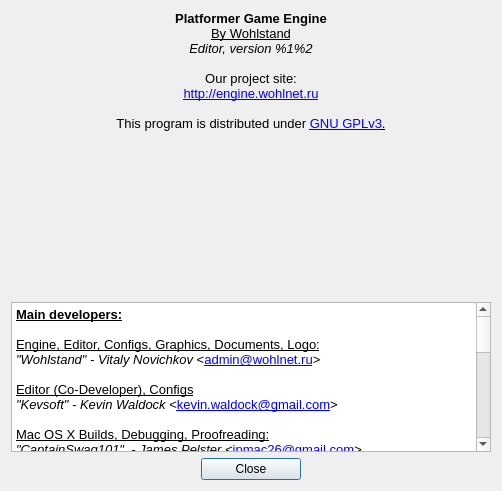
<?xml version="1.0" encoding="UTF-8"?>
<ui version="4.0">
 <class>aboutDialog</class>
 <widget class="QDialog" name="aboutDialog">
  <property name="windowModality">
   <enum>Qt::ApplicationModal</enum>
  </property>
  <property name="geometry">
   <rect>
    <x>0</x>
    <y>0</y>
    <width>500</width>
    <height>490</height>
   </rect>
  </property>
  <property name="sizePolicy">
   <sizepolicy hsizetype="Fixed" vsizetype="Fixed">
    <horstretch>0</horstretch>
    <verstretch>0</verstretch>
   </sizepolicy>
  </property>
  <property name="minimumSize">
   <size>
    <width>500</width>
    <height>490</height>
   </size>
  </property>
  <property name="baseSize">
   <size>
    <width>500</width>
    <height>410</height>
   </size>
  </property>
  <property name="font">
   <font>
    <family>Liberation Sans</family>
   </font>
  </property>
  <property name="contextMenuPolicy">
   <enum>Qt::NoContextMenu</enum>
  </property>
  <property name="windowTitle">
   <string>About</string>
  </property>
  <property name="windowIcon">
   <iconset resource="../_resources/editor.qrc">
    <normaloff>:/images/cat_builder/cat_builder_48.png</normaloff>:/images/cat_builder/cat_builder_48.png</iconset>
  </property>
  <property name="autoFillBackground">
   <bool>true</bool>
  </property>
  <property name="styleSheet">
   <string notr="true"/>
  </property>
  <property name="locale">
   <locale language="English" country="UnitedStates"/>
  </property>
  <property name="modal">
   <bool>true</bool>
  </property>
  <layout class="QGridLayout" name="gridLayout">
   <property name="sizeConstraint">
    <enum>QLayout::SetFixedSize</enum>
   </property>
   <item row="0" column="0" colspan="3" alignment="Qt::AlignHCenter">
    <widget class="QLabel" name="About1">
     <property name="minimumSize">
      <size>
       <width>476</width>
       <height>285</height>
      </size>
     </property>
     <property name="font">
      <font>
       <family>Liberation Sans</family>
       <weight>75</weight>
       <bold>true</bold>
      </font>
     </property>
     <property name="styleSheet">
      <string notr="true">background-color: rgba(255, 255, 255, 0);</string>
     </property>
     <property name="locale">
      <locale language="English" country="UnitedStates"/>
     </property>
     <property name="text">
      <string notr="true">&lt;!DOCTYPE HTML PUBLIC &quot;-//W3C//DTD HTML 4.0//EN&quot; &quot;http://www.w3.org/TR/REC-html40/strict.dtd&quot;&gt;
&lt;html&gt;&lt;head&gt;&lt;meta name=&quot;qrichtext&quot; content=&quot;1&quot; /&gt;&lt;style type=&quot;text/css&quot;&gt;
p, li { white-space: pre-wrap; }
&lt;/style&gt;&lt;/head&gt;&lt;body style=&quot; font-family:'Liberation Sans'; font-size:8pt; font-weight:600; font-style:normal;&quot;&gt;
&lt;p align=&quot;center&quot; style=&quot; margin-top:0px; margin-bottom:0px; margin-left:0px; margin-right:0px; -qt-block-indent:0; text-indent:0px;&quot;&gt;&lt;img src=&quot;:/images/cat/cat_128.png&quot; /&gt;&lt;/p&gt;
&lt;p align=&quot;center&quot; style=&quot; margin-top:0px; margin-bottom:0px; margin-left:0px; margin-right:0px; -qt-block-indent:0; text-indent:0px;&quot;&gt;&lt;span style=&quot; font-size:10pt;&quot;&gt;Platformer Game Engine&lt;/span&gt;&lt;/p&gt;
&lt;p align=&quot;center&quot; style=&quot; margin-top:0px; margin-bottom:0px; margin-left:0px; margin-right:0px; -qt-block-indent:0; text-indent:0px;&quot;&gt;&lt;span style=&quot; font-size:10pt; font-weight:400; text-decoration: underline;&quot;&gt;By Wohlstand&lt;/span&gt;&lt;span style=&quot; font-size:10pt;&quot;&gt;&lt;br /&gt;&lt;/span&gt;&lt;span style=&quot; font-size:10pt; font-weight:400; font-style:italic;&quot;&gt;Editor, version %1%2&lt;/span&gt;&lt;/p&gt;
&lt;p align=&quot;center&quot; style=&quot;-qt-paragraph-type:empty; margin-top:0px; margin-bottom:0px; margin-left:0px; margin-right:0px; -qt-block-indent:0; text-indent:0px; font-size:10pt; font-weight:400; font-style:italic;&quot;&gt;&lt;br /&gt;&lt;/p&gt;
&lt;p align=&quot;center&quot; style=&quot; margin-top:0px; margin-bottom:0px; margin-left:0px; margin-right:0px; -qt-block-indent:0; text-indent:0px;&quot;&gt;&lt;span style=&quot; font-size:10pt; font-weight:400;&quot;&gt;Our project site:&lt;/span&gt;&lt;/p&gt;
&lt;p align=&quot;center&quot; style=&quot; margin-top:0px; margin-bottom:0px; margin-left:0px; margin-right:0px; -qt-block-indent:0; text-indent:0px;&quot;&gt;&lt;a href=&quot;http://engine.wohlnet.ru&quot;&gt;&lt;span style=&quot; font-size:10pt; font-weight:400; text-decoration: underline; color:#0000ff;&quot;&gt;http://engine.wohlnet.ru&lt;/span&gt;&lt;/a&gt;&lt;/p&gt;
&lt;p align=&quot;center&quot; style=&quot;-qt-paragraph-type:empty; margin-top:0px; margin-bottom:0px; margin-left:0px; margin-right:0px; -qt-block-indent:0; text-indent:0px; font-size:10pt; font-weight:400; text-decoration: underline; color:#0000ff;&quot;&gt;&lt;br /&gt;&lt;/p&gt;
&lt;p align=&quot;center&quot; style=&quot; margin-top:0px; margin-bottom:0px; margin-left:0px; margin-right:0px; -qt-block-indent:0; text-indent:0px;&quot;&gt;&lt;span style=&quot; font-size:10pt; font-weight:400;&quot;&gt;This program is distributed under &lt;/span&gt;&lt;a href=&quot;http://www.gnu.org/licenses/gpl.html&quot;&gt;&lt;span style=&quot; font-size:10pt; font-weight:400; text-decoration: underline; color:#0000ff;&quot;&gt;GNU GPLv3&lt;/span&gt;&lt;/a&gt;&lt;span style=&quot; font-size:10pt; font-weight:400; text-decoration: underline;&quot;&gt;.&lt;/span&gt;&lt;/p&gt;&lt;/body&gt;&lt;/html&gt;</string>
     </property>
     <property name="alignment">
      <set>Qt::AlignLeading|Qt::AlignLeft|Qt::AlignTop</set>
     </property>
     <property name="openExternalLinks">
      <bool>true</bool>
     </property>
     <property name="textInteractionFlags">
      <set>Qt::LinksAccessibleByMouse|Qt::TextSelectableByMouse</set>
     </property>
    </widget>
   </item>
   <item row="2" column="2">
    <spacer name="horizontalSpacer_2">
     <property name="orientation">
      <enum>Qt::Horizontal</enum>
     </property>
     <property name="sizeHint" stdset="0">
      <size>
       <width>40</width>
       <height>20</height>
      </size>
     </property>
    </spacer>
   </item>
   <item row="2" column="0">
    <spacer name="horizontalSpacer">
     <property name="orientation">
      <enum>Qt::Horizontal</enum>
     </property>
     <property name="sizeHint" stdset="0">
      <size>
       <width>40</width>
       <height>20</height>
      </size>
     </property>
    </spacer>
   </item>
   <item row="2" column="1">
    <widget class="QPushButton" name="pushButton">
     <property name="sizePolicy">
      <sizepolicy hsizetype="Minimum" vsizetype="Fixed">
       <horstretch>0</horstretch>
       <verstretch>0</verstretch>
      </sizepolicy>
     </property>
     <property name="minimumSize">
      <size>
       <width>100</width>
       <height>0</height>
      </size>
     </property>
     <property name="text">
      <string>Close</string>
     </property>
     <property name="autoRepeat">
      <bool>true</bool>
     </property>
    </widget>
   </item>
   <item row="1" column="0" colspan="3" alignment="Qt::AlignHCenter">
    <widget class="QTextEdit" name="About2">
     <property name="minimumSize">
      <size>
       <width>480</width>
       <height>150</height>
      </size>
     </property>
     <property name="maximumSize">
      <size>
       <width>16777215</width>
       <height>150</height>
      </size>
     </property>
     <property name="font">
      <font>
       <family>Lucida Grande</family>
       <pointsize>10</pointsize>
      </font>
     </property>
     <property name="verticalScrollBarPolicy">
      <enum>Qt::ScrollBarAlwaysOn</enum>
     </property>
     <property name="horizontalScrollBarPolicy">
      <enum>Qt::ScrollBarAlwaysOff</enum>
     </property>
     <property name="html">
      <string notr="true">&lt;!DOCTYPE HTML PUBLIC &quot;-//W3C//DTD HTML 4.0//EN&quot; &quot;http://www.w3.org/TR/REC-html40/strict.dtd&quot;&gt;
&lt;html&gt;&lt;head&gt;&lt;meta name=&quot;qrichtext&quot; content=&quot;1&quot; /&gt;&lt;style type=&quot;text/css&quot;&gt;
p, li { white-space: pre-wrap; }
&lt;/style&gt;&lt;/head&gt;&lt;body style=&quot; font-family:'Lucida Grande'; font-size:10pt; font-weight:400; font-style:normal;&quot;&gt;
&lt;p style=&quot; margin-top:0px; margin-bottom:0px; margin-left:0px; margin-right:0px; -qt-block-indent:0; text-indent:0px;&quot;&gt;&lt;span style=&quot; font-family:'Liberation Sans'; font-weight:600; text-decoration: underline;&quot;&gt;Main developers:&lt;br /&gt;&lt;/span&gt;&lt;/p&gt;
&lt;p style=&quot; margin-top:0px; margin-bottom:0px; margin-left:0px; margin-right:0px; -qt-block-indent:0; text-indent:0px;&quot;&gt;&lt;span style=&quot; font-family:'Liberation Sans'; text-decoration: underline;&quot;&gt;Engine, Editor, Configs, Graphics, Documents, Logo:&lt;/span&gt;&lt;/p&gt;
&lt;p style=&quot; margin-top:0px; margin-bottom:0px; margin-left:0px; margin-right:0px; -qt-block-indent:0; text-indent:0px;&quot;&gt;&lt;span style=&quot; font-family:'Liberation Sans'; font-style:italic;&quot;&gt;&amp;quot;Wohlstand&amp;quot; - Vitaly Novichkov&lt;/span&gt;&lt;span style=&quot; font-family:'Liberation Sans';&quot;&gt; &amp;lt;&lt;/span&gt;&lt;a href=&quot;mailto:admin@wohlnet.ru&quot;&gt;&lt;span style=&quot; font-family:'Liberation Sans'; text-decoration: underline; color:#0000ff;&quot;&gt;admin@wohlnet.ru&lt;/span&gt;&lt;/a&gt;&lt;span style=&quot; font-family:'Liberation Sans';&quot;&gt;&amp;gt;&lt;br /&gt;&lt;/span&gt;&lt;/p&gt;
&lt;p style=&quot; margin-top:0px; margin-bottom:0px; margin-left:0px; margin-right:0px; -qt-block-indent:0; text-indent:0px;&quot;&gt;&lt;span style=&quot; font-family:'Liberation Sans'; text-decoration: underline;&quot;&gt;Editor (Co-Developer), Configs&lt;/span&gt;&lt;/p&gt;
&lt;p style=&quot; margin-top:0px; margin-bottom:0px; margin-left:0px; margin-right:0px; -qt-block-indent:0; text-indent:0px;&quot;&gt;&lt;span style=&quot; font-family:'Liberation Sans'; font-style:italic;&quot;&gt;&amp;quot;Kevsoft&amp;quot; - Kevin Waldock &lt;/span&gt;&lt;span style=&quot; font-family:'Liberation Sans';&quot;&gt;&amp;lt;&lt;/span&gt;&lt;a href=&quot;mailto:kevin.waldock@gmail.com&quot;&gt;&lt;span style=&quot; font-family:'Liberation Sans'; text-decoration: underline; color:#0000ff;&quot;&gt;kevin.waldock@gmail.com&lt;/span&gt;&lt;/a&gt;&lt;span style=&quot; font-family:'Liberation Sans';&quot;&gt;&amp;gt;&lt;/span&gt;&lt;/p&gt;
&lt;p style=&quot;-qt-paragraph-type:empty; margin-top:0px; margin-bottom:0px; margin-left:0px; margin-right:0px; -qt-block-indent:0; text-indent:0px; font-family:'Liberation Sans';&quot;&gt;&lt;br /&gt;&lt;/p&gt;
&lt;p style=&quot; margin-top:0px; margin-bottom:0px; margin-left:0px; margin-right:0px; -qt-block-indent:0; text-indent:0px;&quot;&gt;&lt;span style=&quot; font-family:'Liberation Sans'; text-decoration: underline;&quot;&gt;Mac OS X Builds, Debugging, Proofreading:&lt;/span&gt;&lt;/p&gt;
&lt;p style=&quot; margin-top:0px; margin-bottom:0px; margin-left:0px; margin-right:0px; -qt-block-indent:0; text-indent:0px;&quot;&gt;&lt;span style=&quot; font-family:'Liberation Sans'; font-style:italic;&quot;&gt;&amp;quot;CaptainSwag101&amp;quot;  - James Pelster &amp;lt;&lt;/span&gt;&lt;a href=&quot;mailto:jpmac26@gmail.com&quot;&gt;&lt;span style=&quot; text-decoration: underline; color:#0000ff;&quot;&gt;jpmac26@gmail.com&lt;/span&gt;&lt;/a&gt;&lt;span style=&quot; font-family:'Liberation Sans'; font-style:italic;&quot;&gt;&amp;gt;&lt;br /&gt;&lt;/span&gt;&lt;/p&gt;
&lt;p style=&quot; margin-top:0px; margin-bottom:0px; margin-left:0px; margin-right:0px; -qt-block-indent:0; text-indent:0px;&quot;&gt;&lt;span style=&quot; font-family:'Liberation Sans'; text-decoration: underline;&quot;&gt;Graphics, Documents, Proofreading:&lt;/span&gt;&lt;/p&gt;
&lt;p style=&quot; margin-top:0px; margin-bottom:0px; margin-left:0px; margin-right:0px; -qt-block-indent:0; text-indent:0px;&quot;&gt;&lt;span style=&quot; font-family:'Liberation Sans'; font-style:italic;&quot;&gt;Veudekato&lt;/span&gt;&lt;/p&gt;
&lt;p style=&quot;-qt-paragraph-type:empty; margin-top:0px; margin-bottom:0px; margin-left:0px; margin-right:0px; -qt-block-indent:0; text-indent:0px; font-family:'Liberation Sans'; font-style:italic;&quot;&gt;&lt;br /&gt;&lt;/p&gt;
&lt;p style=&quot; margin-top:0px; margin-bottom:0px; margin-left:0px; margin-right:0px; -qt-block-indent:0; text-indent:0px;&quot;&gt;&lt;span style=&quot; font-family:'Liberation Sans'; font-weight:600;&quot;&gt;Graphics Designers:&lt;/span&gt;&lt;/p&gt;
&lt;p style=&quot; margin-top:0px; margin-bottom:0px; margin-left:0px; margin-right:0px; -qt-block-indent:0; text-indent:0px;&quot;&gt;&lt;span style=&quot; font-family:'Liberation Sans'; text-decoration: underline;&quot;&gt;New icons for applications and tools&lt;/span&gt;&lt;span style=&quot; font-family:'Liberation Sans'; font-style:italic;&quot;&gt;&lt;br /&gt;&amp;quot;GLuigiX&amp;quot; - Eric Hauck &lt;/span&gt;&lt;span style=&quot; font-family:'Liberation Sans';&quot;&gt;&amp;lt;&lt;/span&gt;&lt;a href=&quot;mailto:gluigix@gmx.de&quot;&gt;&lt;span style=&quot; text-decoration: underline; color:#0000ff;&quot;&gt;gluigix@gmx.de&lt;/span&gt;&lt;/a&gt;&lt;span style=&quot; font-family:'Liberation Sans';&quot;&gt;&amp;gt;&lt;/span&gt;&lt;/p&gt;
&lt;p style=&quot;-qt-paragraph-type:empty; margin-top:0px; margin-bottom:0px; margin-left:0px; margin-right:0px; -qt-block-indent:0; text-indent:0px; font-family:'Liberation Sans'; font-style:italic;&quot;&gt;&lt;br /&gt;&lt;/p&gt;
&lt;p style=&quot; margin-top:0px; margin-bottom:0px; margin-left:0px; margin-right:0px; -qt-block-indent:0; text-indent:0px;&quot;&gt;&lt;span style=&quot; font-family:'Liberation Sans'; font-weight:600;&quot;&gt;Translations:&lt;br /&gt;&lt;/span&gt;&lt;span style=&quot; font-family:'Liberation Sans';&quot;&gt;English	- &lt;/span&gt;&lt;span style=&quot; font-family:'Liberation Sans'; font-style:italic;&quot;&gt;&amp;quot;Wohlstand&amp;quot; - Vitaly Novichkov,&lt;br /&gt;	  &amp;quot;CaptainSwag101&amp;quot; - James Pelster&lt;/span&gt;&lt;/p&gt;
&lt;p style=&quot; margin-top:0px; margin-bottom:0px; margin-left:0px; margin-right:0px; -qt-block-indent:0; text-indent:0px;&quot;&gt;&lt;span style=&quot; font-family:'Liberation Sans';&quot;&gt;Russian	- &lt;/span&gt;&lt;span style=&quot; font-family:'Liberation Sans'; font-style:italic;&quot;&gt;&amp;quot;Wohlstand&amp;quot; - Vitaly Novichkov&lt;/span&gt;&lt;span style=&quot; font-family:'Liberation Sans';&quot;&gt;&lt;br /&gt;German	- &lt;/span&gt;&lt;span style=&quot; font-family:'Liberation Sans'; font-style:italic;&quot;&gt;&amp;quot;Kevsoft&amp;quot; - Kevin Waldock&lt;/span&gt;&lt;/p&gt;
&lt;p style=&quot; margin-top:0px; margin-bottom:0px; margin-left:0px; margin-right:0px; -qt-block-indent:0; text-indent:0px;&quot;&gt;&lt;span style=&quot; font-family:'Liberation Sans';&quot;&gt;Spanish	- &lt;/span&gt;&lt;span style=&quot; font-family:'Liberation Sans'; font-style:italic;&quot;&gt;&amp;quot;hacheipe399&amp;quot; - Paredes Fernando&lt;/span&gt;&lt;/p&gt;
&lt;p style=&quot; margin-top:0px; margin-bottom:0px; margin-left:0px; margin-right:0px; -qt-block-indent:0; text-indent:0px;&quot;&gt;&lt;span style=&quot; font-family:'Liberation Sans';&quot;&gt;Italian	- &lt;/span&gt;&lt;span style=&quot; font-family:'Liberation Sans'; font-style:italic;&quot;&gt;&amp;quot;Darkonius Mavakar&amp;quot; - Gian Marco Pagano&lt;/span&gt;&lt;/p&gt;
&lt;p style=&quot; margin-top:0px; margin-bottom:0px; margin-left:0px; margin-right:0px; -qt-block-indent:0; text-indent:0px;&quot;&gt;&lt;span style=&quot; font-family:'Liberation Sans'; font-style:italic;&quot;&gt;	  &amp;quot;ImperatoreXx&amp;quot; - Giuseppe Virdone (old version)&lt;/span&gt;&lt;/p&gt;
&lt;p style=&quot;-qt-paragraph-type:empty; margin-top:0px; margin-bottom:0px; margin-left:0px; margin-right:0px; -qt-block-indent:0; text-indent:0px; font-family:'Liberation Sans'; font-style:italic;&quot;&gt;&lt;br /&gt;&lt;/p&gt;
&lt;p style=&quot; margin-top:0px; margin-bottom:0px; margin-left:0px; margin-right:0px; -qt-block-indent:0; text-indent:0px;&quot;&gt;&lt;span style=&quot; font-family:'Liberation Sans'; font-weight:600; text-decoration: underline;&quot;&gt;Big thanks to:&lt;/span&gt;&lt;/p&gt;
&lt;p style=&quot;-qt-paragraph-type:empty; margin-top:0px; margin-bottom:0px; margin-left:0px; margin-right:0px; -qt-block-indent:0; text-indent:0px; font-family:'Liberation Sans';&quot;&gt;&lt;br /&gt;&lt;/p&gt;
&lt;p style=&quot; margin-top:0px; margin-bottom:0px; margin-left:0px; margin-right:0px; -qt-block-indent:0; text-indent:0px;&quot;&gt;&lt;span style=&quot; font-family:'Liberation Sans'; font-style:italic;&quot;&gt;Natsu - help with old logo&lt;/span&gt;&lt;span style=&quot; font-family:'Liberation Sans'; font-weight:600; text-decoration: underline;&quot;&gt;&lt;br /&gt;&lt;/span&gt;&lt;span style=&quot; font-family:'Liberation Sans'; font-style:italic;&quot;&gt;h2643 - Forum admin&lt;/span&gt;&lt;/p&gt;
&lt;p style=&quot; margin-top:0px; margin-bottom:0px; margin-left:0px; margin-right:0px; -qt-block-indent:0; text-indent:0px;&quot;&gt;&lt;span style=&quot; font-family:'Liberation Sans'; font-style:italic;&quot;&gt;FanofSMBX&lt;/span&gt;&lt;/p&gt;
&lt;p style=&quot; margin-top:0px; margin-bottom:0px; margin-left:0px; margin-right:0px; -qt-block-indent:0; text-indent:0px;&quot;&gt;&lt;span style=&quot; font-family:'Liberation Sans'; font-style:italic;&quot;&gt;Luigifan2010&lt;/span&gt;&lt;/p&gt;&lt;/body&gt;&lt;/html&gt;</string>
     </property>
     <property name="textInteractionFlags">
      <set>Qt::LinksAccessibleByKeyboard|Qt::LinksAccessibleByMouse|Qt::TextBrowserInteraction|Qt::TextSelectableByKeyboard|Qt::TextSelectableByMouse</set>
     </property>
    </widget>
   </item>
  </layout>
  <action name="actionCloseDialog">
   <property name="text">
    <string notr="true">CloseDialog</string>
   </property>
   <property name="shortcut">
    <string notr="true">Esc</string>
   </property>
  </action>
 </widget>
 <resources>
  <include location="../_resources/editor.qrc"/>
 </resources>
 <connections/>
</ui>
